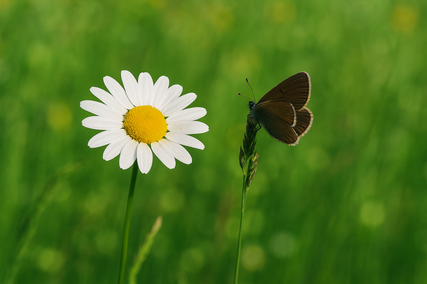
#> input picture input/img1.png, 427 x 284 px, shrunk from 1536 x 1024 before the run
$ python Q1__otsu_threshold.py
#> lines starting #> are read from the running program, lines starting #| are printed output that depends on the picture; after the words box and inside, x2 and y2 are one past the last pixel; in counts of white or black regions, pixels touching at a corner belong together
import os
import cv2
import numpy as np
import matplotlib.pyplot as plt

input_path = "input/img1.png"
output_folder = "output"
output_path = os.path.join(output_folder, "task01_output.png")

os.makedirs(output_folder, exist_ok=True)

input_image = cv2.imread(input_path)
#> input_image is the input picture: shape (284, 427, 3); mean B, G, R 31.9, 117.3, 78
if input_image is None:
    raise FileNotFoundError(f"{input_path} not found!")

input_image_rgb = cv2.cvtColor(input_image, cv2.COLOR_BGR2RGB)
gray_image = cv2.cvtColor(input_image, cv2.COLOR_BGR2GRAY)
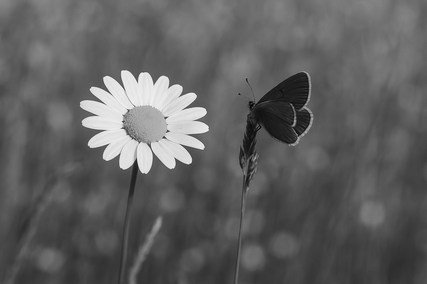
#> gray_image: shape (284, 427); min 5, max 247, mean 95.8

def add_gaussian_noise(image, mean=0, std=20):
#> called with mean = 0, std = 20
    noise = np.random.normal(mean, std, image.shape).astype(np.int16)
    noisy = image.astype(np.int16) + noise
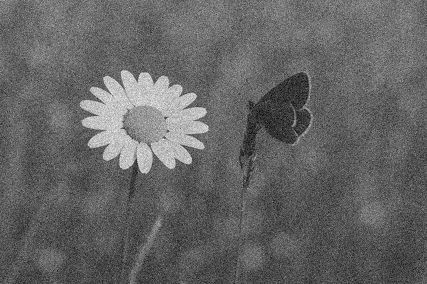
#> noisy: shape (284, 427) int16; min -45, max 310, mean 95.9; drawn with min black and max white
    noisy = np.clip(noisy, 0, 255).astype(np.uint8)
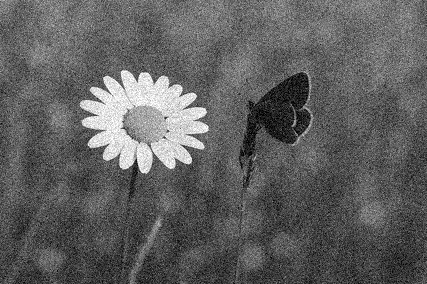
#> noisy: shape (284, 427); min 0, max 255, mean 95.8
    return noisy

noisy_image = add_gaussian_noise(gray_image)

def otsu(image):
    histogram, _ = np.histogram(image.ravel(), bins=256, range=(0, 256))
#> histogram = 256 values, max 1602 at index 88, min 19 at index 1, mean 473.7
    total_pixels = image.size
#> total_pixels = 121268
    sum_total = np.dot(np.arange(256), histogram)
#> sum_total = 11622651

    sumB = 0
    wB = 0
    max_variance = 0
    threshold = 0

    for t in range(256):
        wB += histogram[t]
        if wB == 0:
            continue
        wF = total_pixels - wB
        if wF == 0:
            break

        sumB += t * histogram[t]
        mB = sumB / wB
        mF = (sum_total - sumB) / wF

        between_variance = wB * wF * (mB - mF) ** 2

        if between_variance > max_variance:
            max_variance = between_variance
            threshold = t
#> this loop made 256 passes
#> (wB, wF, sumB, mB, mF, max_variance) on passes 1 to 12: (251, 121017, 0, 0, 96.04, 2.8e+11), (270, 120998, 19, 0.0704, 96.06, 3.01e+11), (296, 120972, 71, 0.24, 96.08, 3.29e+11), (331, 120937, 176, 0.532, 96.1, 3.66e+11), (368, 120900, 324, 0.88, 96.13, 4.04e+11), (412, 120856, 544, 1.32, 96.16, 4.48e+11), (447, 120821, 754, 1.69, 96.19, 4.82e+11), (486, 120782, 1027, 2.11, 96.22, 5.2e+11), (521, 120747, 1307, 2.51, 96.25, 5.53e+11), (575, 120693, 1793, 3.12, 96.28, 6.02e+11), (628, 120640, 2323, 3.7, 96.32, 6.5e+11), (694, 120574, 3049, 4.39, 96.37, 7.08e+11)
#> (wB, wF, sumB, mB, mF) on pass 100: (74520, 46748, 5327325, 71.49, 134.7)

    binary = (image >= threshold).astype(np.uint8) * 255
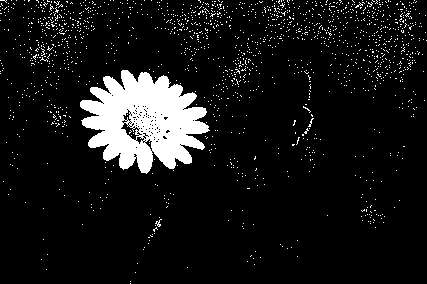
#> binary: shape (284, 427); 8.9% white; 1591 white regions (1589 under 20 px), largest, box (x1, y1, x2, y2) and area: (80, 70, 210, 174) 8270, (155, 219, 162, 227) 21
    return threshold, binary

otsu_thresh, otsu_result = otsu(noisy_image)

plt.figure(figsize=(12, 8))

plt.subplot(2, 2, 1)
plt.title("Original Image")
plt.imshow(input_image_rgb)
plt.axis("off")

plt.subplot(2, 2, 2)
plt.title("Noisy Image (Grayscale)")
plt.imshow(noisy_image, cmap='gray')
plt.axis("off")

plt.subplot(2, 2, 3)
plt.title("Otsu's Thresholding Result")
plt.imshow(otsu_result, cmap='gray')
plt.axis("off")

plt.subplot(2, 2, 4)
plt.title("Histogram with Otsu Threshold")
plt.hist(noisy_image.ravel(), bins=256, range=(0, 256), color='gray')
plt.axvline(x=otsu_thresh, color='red', linestyle='--', label=f'Threshold = {otsu_thresh}')
plt.xlabel("Pixel Intensity")
plt.ylabel("Frequency")
plt.legend()

plt.tight_layout()
plt.savefig(output_path, dpi=300)
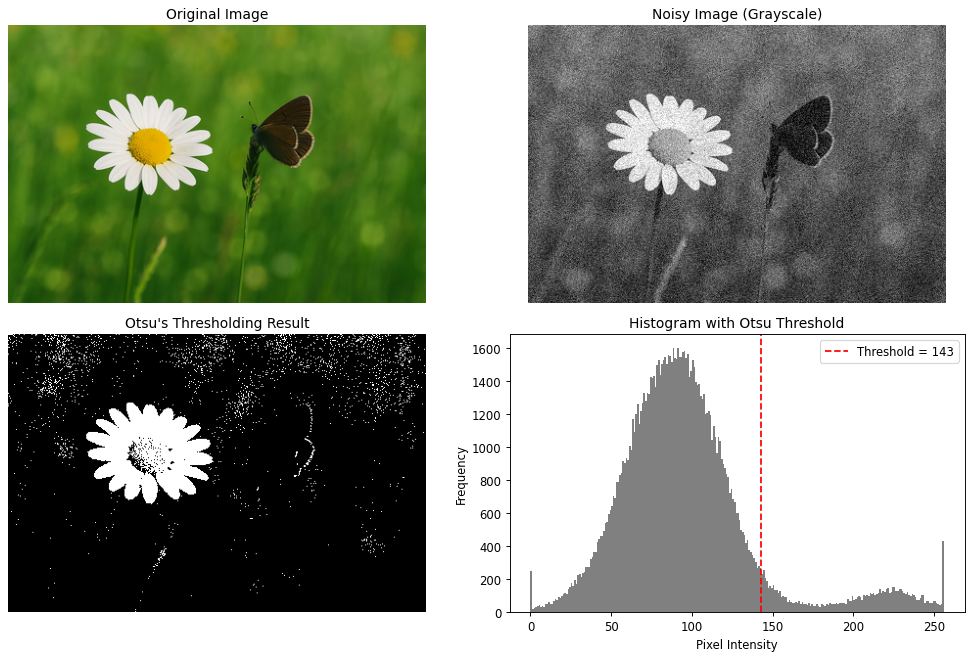
#> figure drawn by matplotlib, 4 panels; panel 4: tallest bar 1602 high, from x = 88 to 89
plt.show()

$ run again, with input/img2.jpg saved as input/img1.png
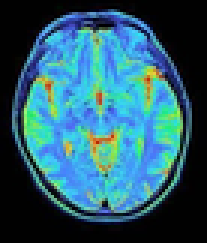
#> input picture input/img2.jpg, 69 x 81 px, shrunk from 248 x 291 before the run (shown 3 times larger)
#> input_image is the input picture: shape (81, 69, 3); mean B, G, R 109.5, 94, 43.4
#> histogram = 256 values, max 1054 at index 0, min 0 at index 223, mean 21.83
#> sum_total = 464248
#> the loop in otsu, `for t in range(256):` made 243 passes
#> (wB, wF, sumB, mB, mF, max_variance) on passes 1 to 8: (1054, 4535, 0, 0, 102.4, 5.01e+10), (1137, 4452, 83, 0.073, 104.3, 5.49e+10), (1183, 4406, 175, 0.148, 105.3, 5.77e+10), (1233, 4356, 325, 0.264, 106.5, 6.06e+10), (1286, 4303, 537, 0.418, 107.8, 6.38e+10), (1335, 4254, 782, 0.586, 108.9, 6.67e+10), (1380, 4209, 1052, 0.762, 110, 6.94e+10), (1428, 4161, 1388, 0.972, 111.2, 7.22e+10)
#> after the loop in otsu, `for t in range(256):`: max_variance = 1.38e+11; sumB = 464006; threshold = 81; wB = 5589
#> in otsu, `binary = (image >= threshold).astype(np.uint8) * 255`:
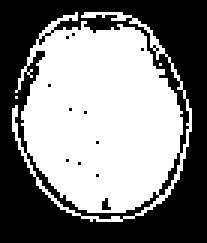
#> binary: shape (81, 69) (shown 3 times larger); 51.1% white; 12 black regions (11 under 20 px), largest, box (x1, y1, x2, y2) and area: (0, 0, 69, 81) 2713
#> otsu_thresh = 81
#> `plt.savefig(output_path, dpi=300)`:
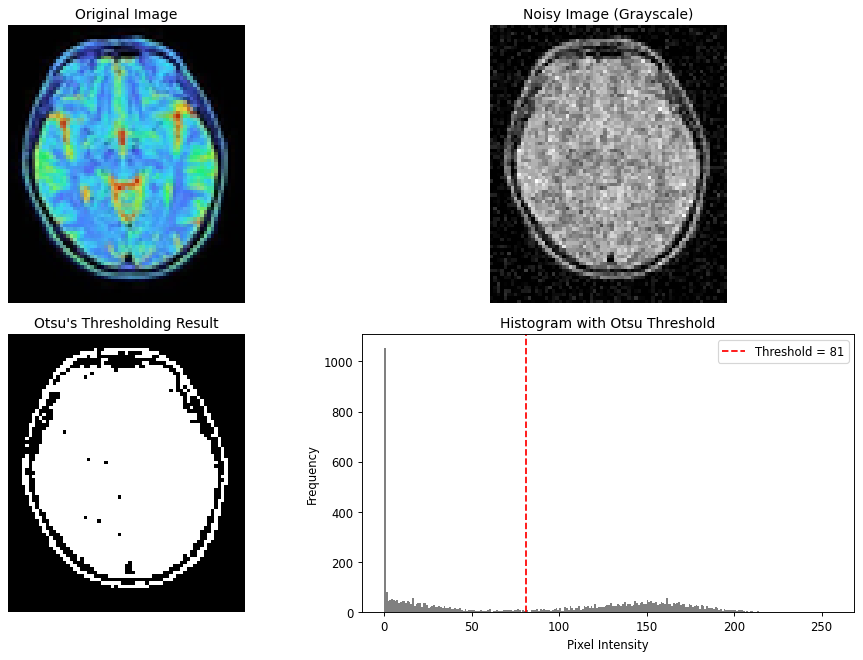
#> figure drawn by matplotlib, 4 panels; panel 4: tallest bar 1054 high, from x = 0 to 1
